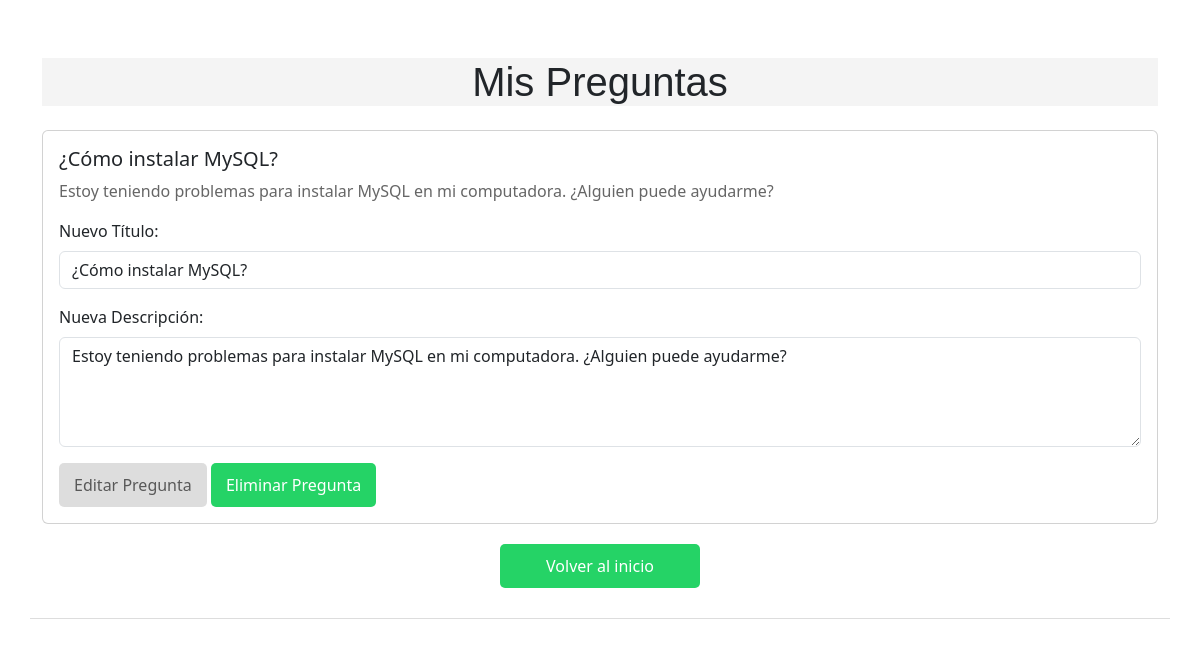
The app's page /Paginas/mis_preguntas.php (signed in) with its own data.
### tables this page shows
CREATE TABLE preguntas (
    id INT AUTO_INCREMENT PRIMARY KEY,
    titulo VARCHAR(255) NOT NULL,
    descripcion TEXT NOT NULL,
    usuario_id INT NOT NULL,
    fecha_publicacion TIMESTAMP DEFAULT CURRENT_TIMESTAMP,
    FOREIGN KEY (usuario_id) REFERENCES usuarios(id)
);

### Paginas/mis_preguntas.php (the view, shortened to what this page needs)
<?php
include('../BDD/conexion.php');
$usuario_id = $_SESSION['usuario_id'];
try {
    $sql = "SELECT p.id, p.titulo, p.descripcion FROM preguntas p WHERE p.usuario_id = :usuario_id";
    $stmt = $conexion->prepare($sql);
    $stmt->bindParam(':usuario_id', $usuario_id, PDO::PARAM_INT);
    $stmt->execute();
    $preguntas = $stmt->fetchAll(PDO::FETCH_ASSOC);
} catch (PDOException $e) {
    echo "Error al obtener preguntas: " . $e->getMessage();
}
?>
<!DOCTYPE html>
<html lang="es">
<head>
    <link rel="stylesheet" href="../Styles/estilos.css">
    <link rel="stylesheet" href="../Styles/styles.css">
    <link href="https://cdn.jsdelivr.net/npm/bootstrap@5.3.2/dist/css/bootstrap.min.css" rel="stylesheet">
</head>
<body>
    <div class="container my-5 pregunta">
        <h1 class="text-center mb-4">Mis Preguntas</h1>
        <?php if (count($preguntas) > 0): ?>
            <?php foreach ($preguntas as $pregunta): ?>
                <div class="card mb-3">
                    <div class="card-body">
                        <h5 class="card-title"><?php echo htmlspecialchars($pregunta['titulo']); ?></h5>
                        <p class="card-text"><?php echo htmlspecialchars($pregunta['descripcion']); ?></p>
                        <form method="POST" action="mis_preguntas.php" oninput="validarFormulario(this)">
                            <div class="mb-3">
                                <label for="titulo" class="form-label">Nuevo Título:</label>
                                <input type="text" name="titulo" class="form-control" value="<?php echo htmlspecialchars($pregunta['titulo']); ?>">
                            </div>
                            <div class="mb-3">
                                <label for="descripcion" class="form-label">Nueva Descripción:</label>
                                <textarea name="descripcion" class="form-control" rows="4" maxlength="500"><?php echo htmlspecialchars($pregunta['descripcion']); ?></textarea>
                            </div>
                            <button type="submit" name="editar_pregunta" class="btn btn-warning" disabled>Editar Pregunta</button>
                            <button type="button" class="btn btn-danger" data-bs-toggle="modal" data-bs-target="#confirmModal-<?php echo $pregunta['id']; ?>">Eliminar Pregunta</button>
                        </form>
                    </div>
                </div>
            <?php endforeach; ?>
        <?php else: ?>
            <p class="text-center">No tienes preguntas publicadas aún.</p>
        <?php endif; ?>
        <a href="../index.php" class="btn-form-pregunta" style="width: 200px;">Volver al inicio</a>
    </div>
</body>
</html>

### styles/styles.css (style rules this page uses)
body { font-family: Arial, sans-serif; background-color: #f4f4f4; margin: 0; padding: 0; }
h1 { color: #333; text-align: center; margin: 20px 0; }
.text-center { font-family: Arial, sans-serif; background-color: #f4f4f4; margin: 0; padding: 0; text-align: center; }
.pregunta { border-bottom: 1px solid #ddd; padding: 10px 10px; }
.pregunta p { color: #666; }
.pregunta button { background-color: #25D366; color: white; border: none; border-radius: 5px; padding: 10px 15px; cursor: pointer; transition: background-color 0.3s; }
.btn-form-pregunta { margin: 20px auto; width: 150px; padding: 10px 15px; font-size: 16px; border: none; border-radius: 5px; background-color: #25D366; color: white; cursor: pointer; transition: background-color 0.3s; text-decoration: none; text-align: center; display: block; }
button:disabled { background-color: #ccc !important; cursor: not-allowed; opacity: 0.6; }

### records on screen
preguntas: titulo "¿Cómo instalar MySQL?", descripcion "Estoy teniendo problemas para instalar MySQL en mi computadora. ¿Alguien puede ayudarme?"
